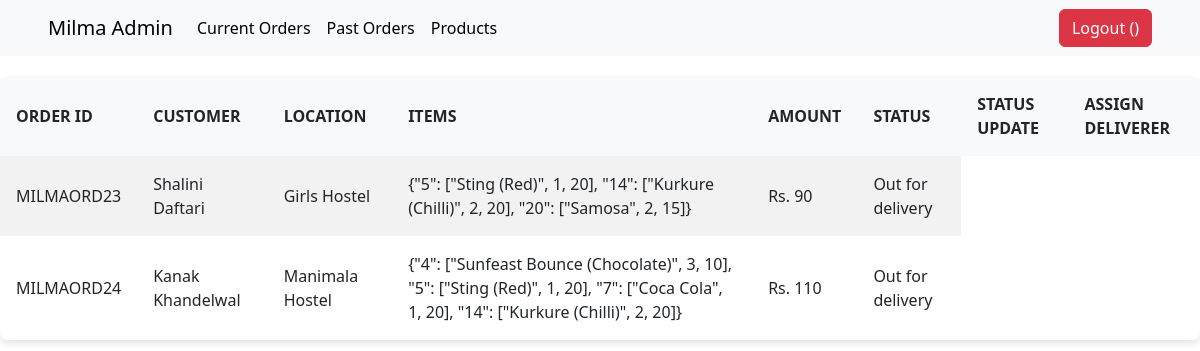
/adminside/milmaorders (signed in), run on the app's committed database.
### Home/models.py (models this page shows, shortened)
class Order(models.Model):
    STATUS = (
        ('Pending', 'Pending'),
        ('Packing', 'Packing'),
        ('Assigned Deliverer', 'Assigned Deliverer'),
        ('Out for delivery', 'Out for delivery'),
        ('Delivered', 'Delivered')
    )
    LOCATION = (
        ('OAT', 'OAT'),
        ('Football Ground', 'Football Ground'),
        ('Volleyball Ground', 'Volleyball Ground'),
        ('Admin Block', 'Admin Block'),
        ('New Academic Block Stairs', 'New Academic Block Stairs'),
        ('Manimala Hostel', 'Manimala Hostel'),
        ('Meenachil Hostel', 'Meenachil Hostel'),
        ('Sahayadri Hostel', 'Sahayadri Hostel'),
        ('Girls Hostel', 'Girls Hostel'),
    )
    customer = models.ForeignKey(Customer, null=True, on_delete=models.SET_NULL)
    items_json =  models.CharField(max_length=5000, null=True)
    products = models.ManyToManyField(Product)
    date_created = models.DateTimeField(default=timezone.localtime(timezone.now(), timezone=pytz.timezone('Asia/Kolkata')))
    status = models.CharField(max_length=200, null=True, choices=STATUS)
    location = models.CharField(max_length=200, null=True, choices=LOCATION)
    amount = models.IntegerField(default=0)
    deliverer = models.ForeignKey(Deliverer,  null=True, on_delete=models.SET_NULL, blank=True)

### UserAuth/models.py (models this page shows, shortened)
class Customer(models.Model):
    user_profile = models.OneToOneField(UserProfile, null=True, on_delete=models.CASCADE)
    HOSTELS = (
        ('Manimala', 'Manimala'),
        ('Meenachil', 'Meenachil'),
        ('Sahayadri', 'Sahayadri'),
        ('Girls Hostel', 'Girls Hostel'),
        ('Outside', 'Outside')
    )
    rollno = models.CharField(max_length=200, null=True, unique=True)
    hostel = models.CharField(max_length=200, null=True, choices=HOSTELS)
    roomno = models.IntegerField(default=0)

class UserProfile(models.Model):
    user = models.OneToOneField(User, null=True, on_delete=models.CASCADE)
    name = models.CharField(max_length=200, null=True)
    email = models.CharField(max_length=200, null=True, unique=True)
    phoneno = models.CharField(max_length=10, null=True, unique=True)
    role = models.CharField(max_length=10, null=True)

### UserAuth/decorators.py (the view)
    def wrapper_func(request, *args, **kwargs):
        group = None
        if request.user.groups.exists():
            group = request.user.groups.all()[0].name
        if group != 'admin':
            return redirect('/')
        if group == 'admin':
            return view_func(request, *args, **kwargs)

### AdminSide/views.py (called while the page is built)
@admin_only
def milmaOrders(request):
    deliverers = Deliverer.objects.all()
    deliverer_users = [deliverer.user_profile.user for deliverer in deliverers]
    workingOrders = Order.objects.filter(status__in=['Pending', 'Packing', 'Assigned Deliverer', 'Out for delivery'])
    context = {
        'workingOrders':workingOrders,
        'deliverers':deliverer_users
    }
    return render(request, 'milmaOrders.html', context)

### templates/milmaOrders.html (shortened to what this page needs)
{% extends 'adminNavbar.html' %}
{% block body %}
    <table>
        <tr>
            <th>Order ID</th>
            <th>Customer</th>
            <th>Location</th>
            <th>Items</th>
            <th>Amount</th>
            <th>Status</th>
            <th>Status Update</th>
            <th>Assign Deliverer</th>
        </tr>
        {% for order in workingOrders %}
            <tr>
                <td>MILMAORD{{ order.id }}</td>
                <td>{{ order.customer.user_profile.user.first_name }} {{ order.customer.user_profile.user.last_name }}</td>
                <td>{{ order.location }}</td>
                <td style="width:30%" class="items-display" id="ord{{order.id}}">{{ order.items_json }}</td>
                <td>Rs. {{ order.amount }}</td>
                <td id="status{{ order.id }}">{{ order.status }}</td>
            </tr>
        {% endfor %}
    </table>
{% endblock body %}

### data on the page
Order: id "23", customer.user_profile.user.first_name "Shalini", customer.user_profile.user.last_name "Daftari", location "Girls Hostel", items_json "{\"5\": [\"Sting (Red)\", 1, 20], \"14\": [\"Kurkure (Chilli)\", 2, 20], \"20\": [\"Samosa\", 2, 15]}", amount "90", status "Out for delivery"
Order: id "24", customer.user_profile.user.first_name "Kanak", customer.user_profile.user.last_name "Khandelwal", location "Manimala Hostel", items_json "{\"4\": [\"Sunfeast Bounce (Chocolate)\", 3, 10], \"5\": [\"Sting (Red)\", 1, 20], \"7\": [\"Coca Cola\", 1, 20], \"14\": [\"Kurkure (Chilli)\", 2, 20]}", amount "110", status "Out for delivery"
